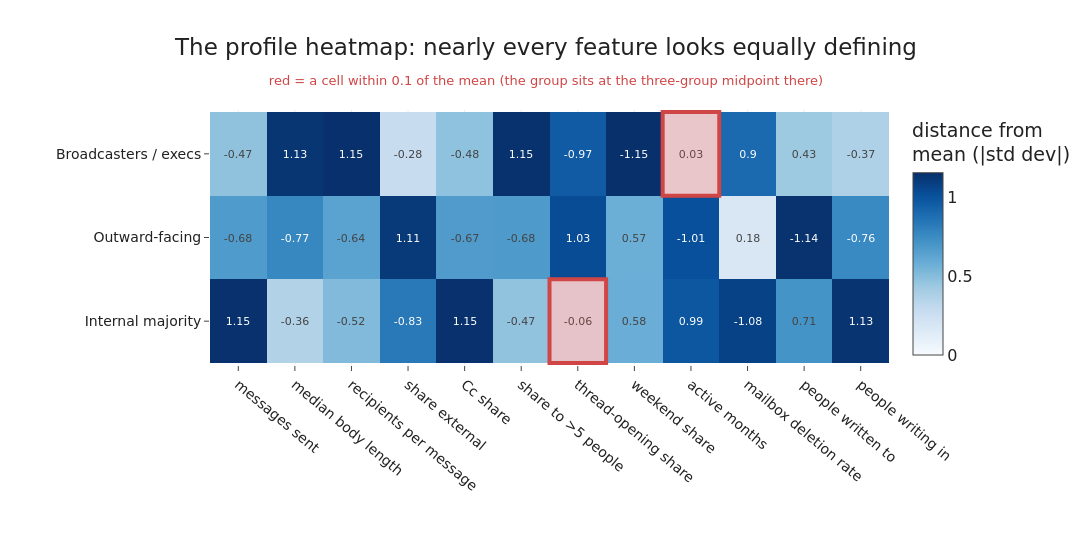

The code cell stored with this chart in its notebook:
### Markdown cell above
## The profile heatmap, and the features that look the same

Week five summarised the groups with a profile heatmap: each group's mean of every feature, in
standard deviations from the mean of the three groups. Reproduced here on the corrected clustering,
it has the same look. Almost every cell sits near one standard deviation, so at a glance every
feature seems to define the groups about equally, and the only cells that fall below 0.1, where a
group lands right at the three-group midpoint, are the two outlined in red.

### Code cell
ORDER = ["Broadcasters / execs", "Outward-facing", "Internal majority"]
profn = prof.rename(index=names).loc[ORDER]
zprof = (profn - profn.mean()) / profn.std()           # standardise over the 3 group means (p5 style)
zpop  = (profn - Fraw[FEATS].mean()) / Fraw[FEATS].std()
near  = [(grp, f) for grp in ORDER for f in FEATS if abs(zprof.loc[grp, f]) < 0.10]
print("cells within 0.1 of the 3-group mean (group sits at the midpoint):")
for grp, f in near:
    print(f"  {grp:20s} {PRETTY[f]:22s} z={zprof.loc[grp, f]:+.3f}  population z={zpop.loc[grp, f]:+.2f}")

absz = zprof.abs()
cols_p = [PRETTY[c] for c in FEATS]
fig = go.Figure(go.Heatmap(
    z=absz.values, x=cols_p, y=ORDER, colorscale="Blues", zmin=0, zmax=float(absz.values.max()),
    colorbar=dict(title="distance from<br>mean (|std dev|)"),
    text=np.round(zprof.values, 2), texttemplate="%{text}", textfont=dict(size=11)))
# highlight the <0.1 cells in red: where a group sits at the three-group midpoint
for grp, f in near:
    xi, yi = cols_p.index(PRETTY[f]), ORDER.index(grp)
    fig.add_shape(type="rect", x0=xi - 0.5, x1=xi + 0.5, y0=yi - 0.5, y1=yi + 0.5,
        line=dict(color=RED, width=4), fillcolor="rgba(208,69,69,0.28)", layer="above")
fig.update_xaxes(tickangle=40)
fig.update_yaxes(autorange="reversed")   # broadcasters on top, internal majority at the bottom
fig.update_layout(title=dict(text="The profile heatmap: nearly every feature looks equally defining"
    "<br><span style='font-size:13px;color:#d04545'>red = a cell within 0.1 of the mean "
    "(the group sits at the three-group midpoint there)</span>"))
save_fig(fig, "pc3_cluster_profiles.png", w=1240, h=540, margin=dict(l=210, r=110, t=110, b=175))

### Figure 1 — Plotly figure (JSON) as saved in the notebook; plotly's stock layout.template omitted (floating-point values rounded to 4 significant figures)
{"data": [{"colorbar": {"title": {"text": "distance from<br>mean (|std dev|)"}}, "colorscale": [[0.0, "rgb(247,251,255)"], [0.125, "rgb(222,235,247)"], [0.25, "rgb(198,219,239)"], [0.375, "rgb(158,202,225)"], [0.5, "rgb(107,174,214)"], [0.625, "rgb(66,146,198)"], [0.75, "rgb(33,113,181)"], [0.875, "rgb(8,81,156)"], [1.0, "rgb(8,48,107)"]], "text": [[-0.47, 1.13, 1.15, -0.28, -0.48, 1.15, -0.97, -1.15, 0.03, 0.9, 0.43, -0.37], [-0.68, -0.77, -0.64, 1.11, -0.67, -0.68, 1.03, 0.57, -1.01, 0.18, -1.14, -0.76], [1.15, -0.36, -0.52, -0.83, 1.15, -0.47, -0.06, 0.58, 0.99, -1.08, 0.71, 1.13]], "textfont": {"size": 11}, "texttemplate": "%{text}", "type": "heatmap", "x": ["messages sent", "median body length", "recipients per message", "share external", "Cc share", "share to >5 people", "thread-opening share", "weekend share", "active months", "mailbox deletion rate", "people written to", "people writing in"], "y": ["Broadcasters / execs", "Outward-facing", "Internal majority"], "z": [[0.4735, 1.131, 1.153, 0.2766, 0.475, 1.148, 0.9666, 1.155, 0.02855, 0.9, 0.4338, 0.3735], [0.6753, 0.7687, 0.6374, 1.109, 0.674, 0.6807, 1.03, 0.5744, 1.014, 0.1765, 1.144, 0.7595], [1.149, 0.3619, 0.5151, 0.8326, 1.149, 0.4674, 0.06379, 0.5803, 0.9854, 1.077, 0.7098, 1.133]], "zmax": 1.155, "zmin": 0}], "layout": {"height": 540, "margin": {"b": 175, "l": 210, "r": 110, "t": 110}, "shapes": [{"fillcolor": "rgba(208,69,69,0.28)", "layer": "above", "line": {"color": "#d04545", "width": 4}, "type": "rect", "x0": 7.5, "x1": 8.5, "y0": -0.5, "y1": 0.5}, {"fillcolor": "rgba(208,69,69,0.28)", "layer": "above", "line": {"color": "#d04545", "width": 4}, "type": "rect", "x0": 5.5, "x1": 6.5, "y0": 1.5, "y1": 2.5}], "title": {"text": "The profile heatmap: nearly every feature looks equally defining<br><span style='font-size:13px;color:#d04545'>red = a cell within 0.1 of the mean (the group sits at the three-group midpoint there)</span>"}, "width": 1240, "xaxis": {"tickangle": 40}, "yaxis": {"autorange": "reversed"}}}
